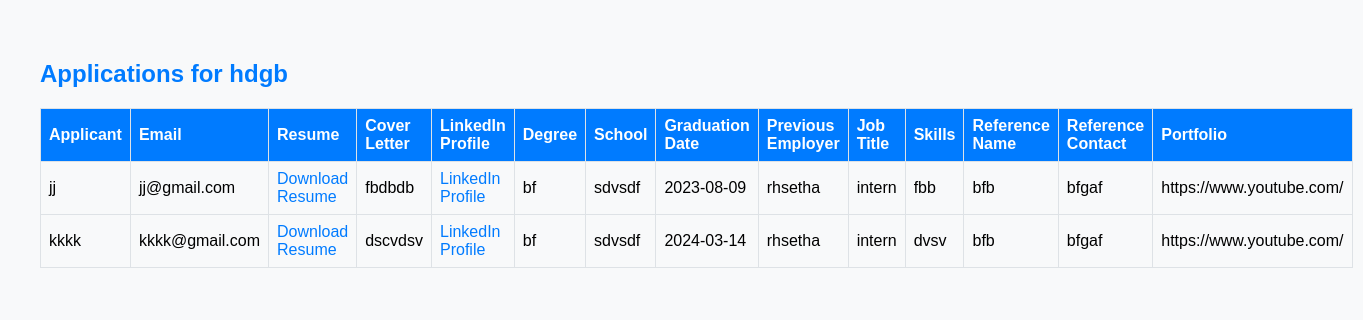
The app's page /job_applications/1 with its own data.
### jobfinderportal-master/app.py (models this page shows, shortened)
class Job(db.Model):
    id = db.Column(db.Integer, primary_key=True)
    job_title = db.Column(db.String(255), nullable=False)
    job_description = db.Column(db.String(1000), nullable=True)
    company_name = db.Column(db.String(255), nullable=False)
    location = db.Column(db.String(255), nullable=False)
    salary = db.Column(db.String(20), nullable=True)
    job_type = db.Column(db.String(50), nullable=True)
    posted_date = db.Column(db.String(50), nullable=True)
    company_logo = db.Column(db.String(255), nullable=True)
    job_category = db.Column(db.String(255), nullable=True)
    experience = db.Column(db.String(20), nullable=True)
    user_id = db.Column(db.Integer, db.ForeignKey('user.id'), nullable=False)
    applications = db.relationship('JobApplication', backref='job', lazy=True)

class JobApplication(db.Model):
    id = db.Column(db.Integer, primary_key=True)
    user_id = db.Column(db.Integer, db.ForeignKey('user.id'), nullable=False)
    job_id = db.Column(db.Integer, db.ForeignKey('job.id'), nullable=False)
    full_name = db.Column(db.String(255), nullable=True)
    resume_filename = db.Column(db.String(255), nullable=True)
    cover_letter = db.Column(db.Text, nullable=True)
    linkedin_profile = db.Column(db.String(255), nullable=True)
    email = db.Column(db.String(120), nullable=True)
    phone_number = db.Column(db.String(20), nullable=True)
    address = db.Column(db.String(255), nullable=True)
    degree = db.Column(db.String(50), nullable=True)
    school = db.Column(db.String(50), nullable=True)
    graduation_date = db.Column(db.String(20), nullable=True)
    previous_employer = db.Column(db.String(255), nullable=True)
    job_title = db.Column(db.String(255), nullable=True)
    dates_of_employment = db.Column(db.String(50), nullable=True)
    job_responsibilities = db.Column(db.String(1000), nullable=True)
    skills = db.Column(db.String(255), nullable=True)
    reference_name = db.Column(db.String(120), nullable=True)
    reference_contact = db.Column(db.String(20), nullable=True)
    portfolio = db.Column(db.String(255), nullable=True)
    resume = db.Column(db.String(255), nullable=True)

class User(db.Model, UserMixin):
    id = db.Column(db.Integer, primary_key=True)
    email = db.Column(db.String(120), unique=True, nullable=False)
    password = db.Column(db.String(120), nullable=False)
    username = db.Column(db.String(120), unique=True, nullable=False)
    name = db.Column(db.String(120), nullable=False)
    phone = db.Column(db.String(20), nullable=True)
    job = db.Column(db.String(50), nullable=True)
    education = db.Column(db.String(50), nullable=True)
    address = db.Column(db.String(255), nullable=True)
    user_type = db.Column(db.String(20), nullable=False)
    full_name = db.Column(db.String(120), nullable=True)
    jobs = db.relationship('Job', backref='user', lazy=True)
    applications = db.relationship('JobApplication', backref='user', lazy=True)

### jobfinderportal-master/app.py (the view)
@app.route('/job_applications/<int:job_id>')
def job_applications(job_id):
    job = Job.query.get_or_404(job_id)
    applications = job.applications
    for application in applications:
        print(f"Application ID: {application.id}")
        print(f"Applicant: {application.user.full_name}")
        print(f"Email: {application.user.email}")
        print(f"Phone Number: {application.user.phone}")
        print(f"Address: {application.address}")
        print(f"Resume: {application.resume}")
        print(f"Cover Letter: {application.cover_letter}")
        print(f"LinkedIn Profile: {application.linkedin_profile}")
        print(f"Degree: {application.degree}")
        print(f"School: {application.school}")
        print(f"Graduation Date: {application.graduation_date}")
        print(f"Previous Employer: {application.previous_employer}")
        print(f"Job Title: {application.job_title}")
        print(f"Dates of Employment: {application.dates_of_employment}")
        print(f"Job Responsibilities: {application.job_responsibilities}")
        print(f"Skills: {application.skills}")
        print(f"Reference Name: {application.reference_name}")
        print(f"Reference Contact: {application.reference_contact}")
        print(f"Portfolio: {application.portfolio}")
        print("\n")
    return render_template('job_applications.html', job=job, applications=applications)

### jobfinderportal-master/templates/job_applications.html (shortened to what this page needs)
<!DOCTYPE html>
<html lang="en">
<head>
</head>
<body>
    <h2>Applications for {{ job.job_title }}</h2>
    <table>
        <thead>
            <tr>
                <th>Applicant</th>
                <th>Email</th>
                <th>Resume</th>
                <th>Cover Letter</th>
                <th>LinkedIn Profile</th>
                <th>Degree</th>
                <th>School</th>
                <th>Graduation Date</th>
                <th>Previous Employer</th>
                <th>Job Title</th>
                <th>Skills</th>
                <th>Reference Name</th>
                <th>Reference Contact</th>
                <th>Portfolio</th>
            </tr>
        </thead>
        <tbody>
            {% for application in applications %}
                <tr>
                    <td>{{ application.user.username }}</td>
                    <td>{{ application.user.email }}</td>
                    <td>
                        {% if application.resume_filename %}
                        <a href="{{ url_for('download_resume', application_id=application.id) }}" download>
                            Download Resume
                        </a>
                        {% else %}
                            N/A
                        {% endif %}
                    </td>
                    <td>{{ application.cover_letter | default('N/A') }}</td>
                    <td>
                        {% if application.linkedin_profile %}
                            <a href="{{ application.linkedin_profile }}" target="_blank">
                                LinkedIn Profile
                            </a>
                        {% else %}
                            N/A
                        {% endif %}
                    </td>
                    <td>{{ application.degree | default('N/A') }}</td>
                    <td>{{ application.school | default('N/A') }}</td>
                    <td>{{ application.graduation_date | default('N/A') }}</td>
                    <td>{{ application.previous_employer | default('N/A') }}</td>
                    <td>{{ application.job_title | default('N/A') }}</td>
                    <td>{{ application.skills | default('N/A') }}</td>
                    <td>{{ application.reference_name | default('N/A') }}</td>
                    <td>{{ application.reference_contact | default('N/A') }}</td>
                    <td>
                        {{ application.portfolio | default('N/A') }}
                    </td>
                </tr>
            {% endfor %}
        </tbody>
    </table>
</body>
</html>

### jobfinderportal-master/templates/job_applications.html (style rules this page uses)
body { font-family: 'Arial', sans-serif; margin: 20px; padding: 20px; background-color: #f8f9fa; }
h2 { color: #007bff; }
table { border-collapse: collapse; width: 100%; }
th, td { border: 1px solid #dee2e6; padding: 8px; text-align: left; }
th { background-color: #007bff; color: #ffffff; }
td a { text-decoration: none; color: #007bff; }

### records on screen
Job: job_title "hdgb"
JobApplication: user.username "jj", user.email "jj@gmail.com", cover_letter "fbdbdb", degree "bf", school "sdvsdf", graduation_date "2023-08-09", previous_employer "rhsetha", job_title "intern", skills "fbb", reference_name "bfb", reference_contact "bfgaf", portfolio "https://www.youtube.com/"
JobApplication: user.username "kkkk", user.email "kkkk@gmail.com", cover_letter "dscvdsv", degree "bf", school "sdvsdf", graduation_date "2024-03-14", previous_employer "rhsetha", job_title "intern", skills "dvsv", reference_name "bfb", reference_contact "bfgaf", portfolio "https://www.youtube.com/"
